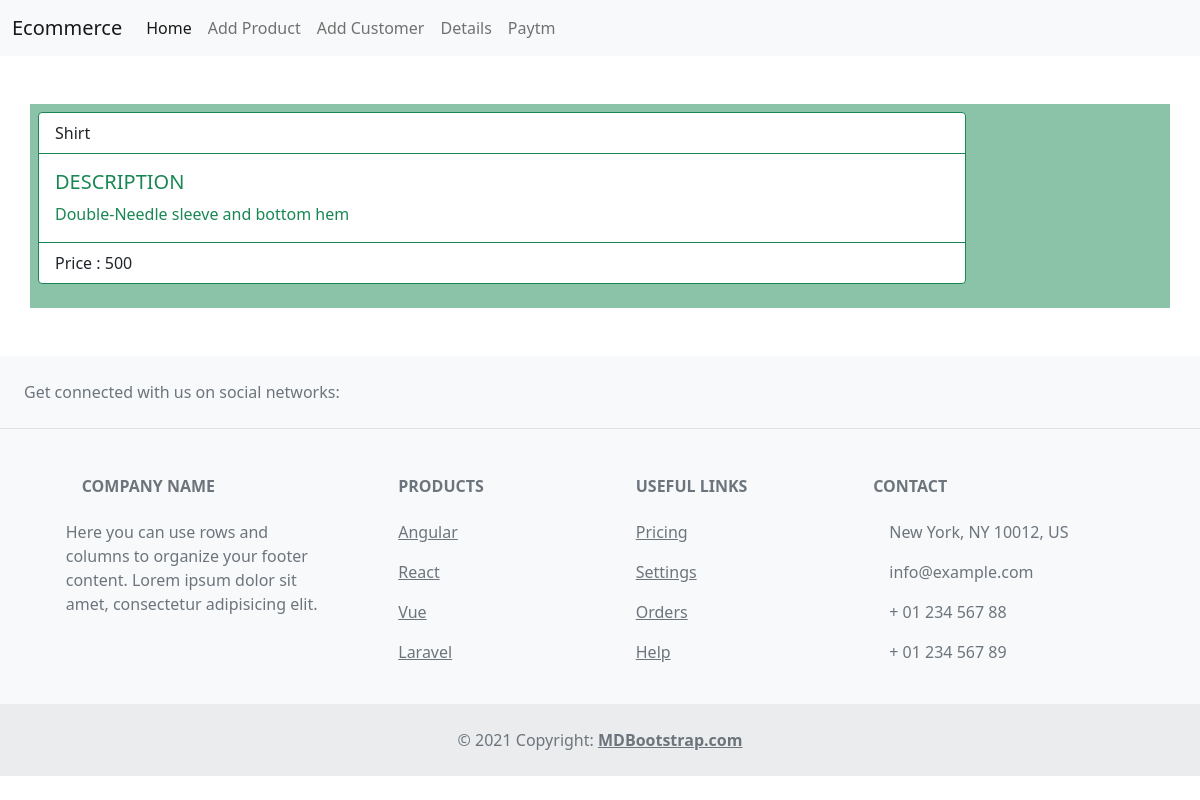
The app's page /product_detail/1/ with its own data.
### ECOM/models.py (models this page shows, shortened)
class Products(models.Model):
	options = (
		('Electronics','Electronics'),
		('Clothing','Clothing'),
		)
	name = models.CharField(max_length=100)
	image = models.ImageField(upload_to='images')
	description = models.TextField(null=True,blank=True)
	price = models.IntegerField()
	category = models.CharField(max_length=100,choices = options,null=True)

### ECOM/views.py (the view)
# urls.py: path('product_detail/<str:pk>/',views.detail,name = 'product_detail'),
def detail(request,pk):
	getProduct = Products.objects.get(id = pk)
	context = {'getProduct':getProduct}
	return render(request,'ECOM/product_detail.html',context)

### ECOM/templates/ECOM/product_detail.html
{% extends 'ECOM/base.html' %}
{% block content %}
<div class="container mt-5 bg-success p-2" style="--bs-bg-opacity: .5;">
	<div class="jumbotron">
<div class="card border-success mb-3" style="max-width: 58rem;">
  <div class="card-header bg-transparent border-success">{{getProduct.name}}</div>
  <div class="card-body text-success">
    <h5 class="card-title">DESCRIPTION</h5>
    <p class="card-text">{{getProduct.description}}</p>
  </div>
  <div class="card-footer bg-transparent border-success">Price : {{getProduct.price}}</div>
</div>
</div>
</div>
{% endblock %}

### ECOM/templates/ECOM/base.html (style rules this page uses)
body { background-color: white; }

### records on screen
Products: name "Shirt", description "Double-Needle sleeve and bottom hem", price "500"
